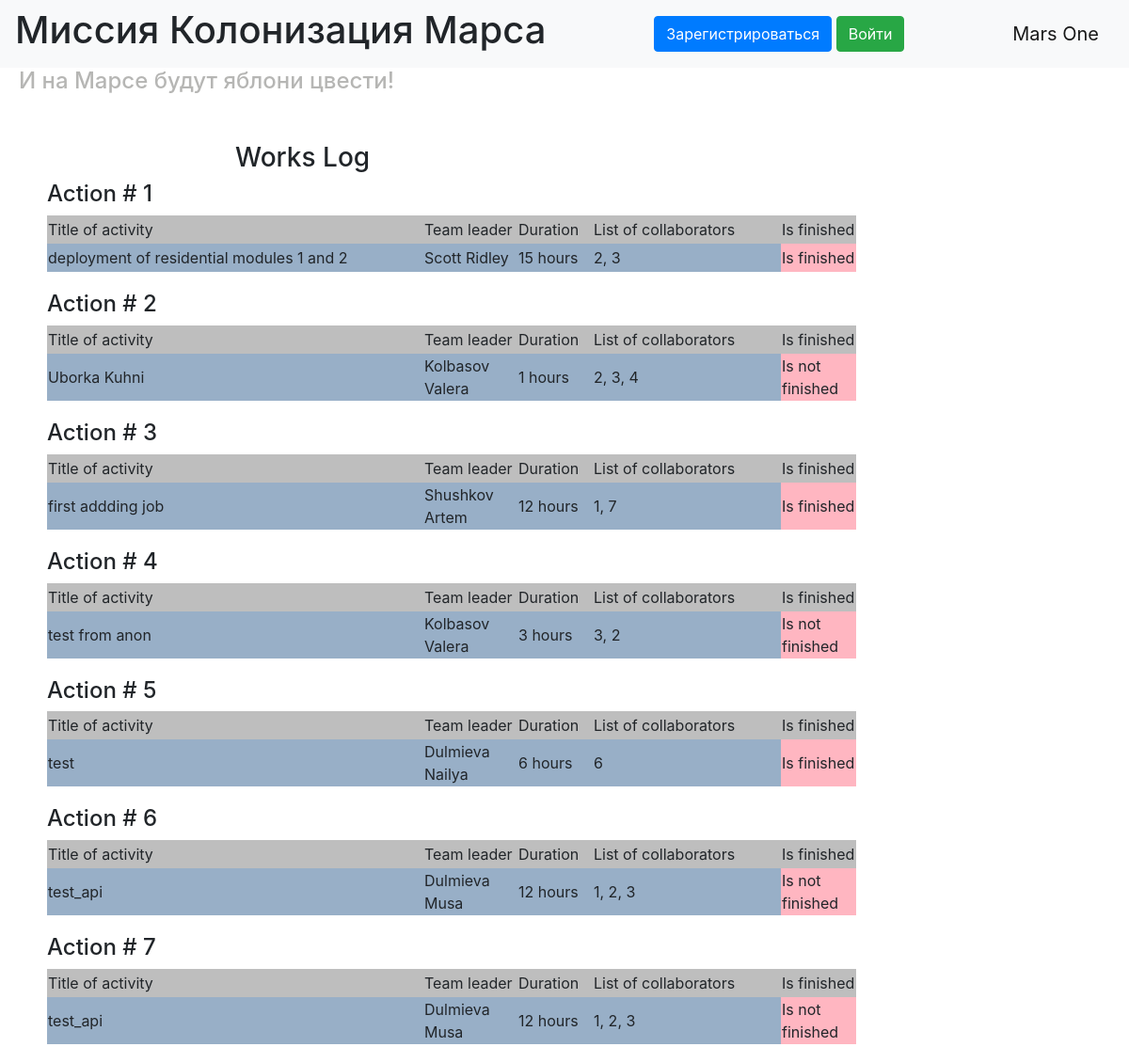
Before: / with the older database file.
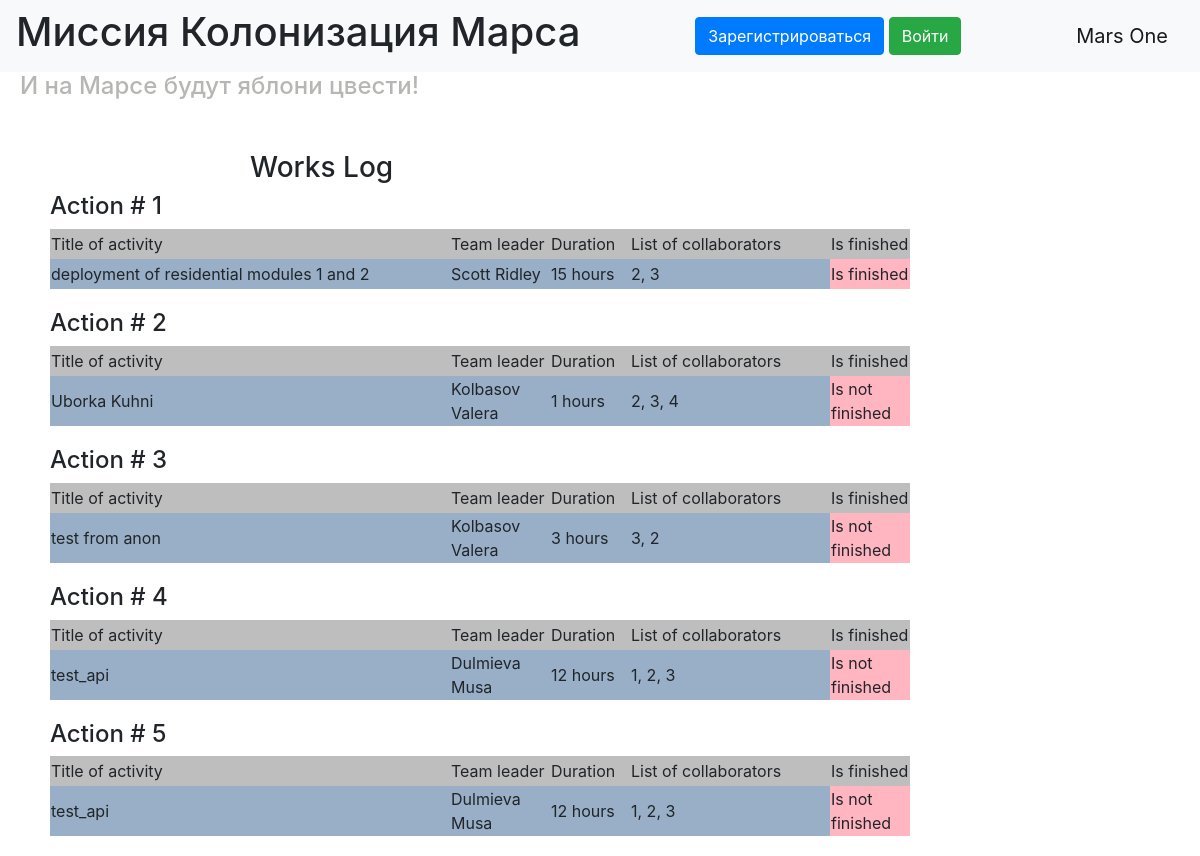
After: the same page with the newer database file.
### data/jobs.py (models this page shows)
class Jobs(SqlAlchemyBase, SerializerMixin):
    __tablename__ = 'jobs'
    id = sqlalchemy.Column(sqlalchemy.Integer,
                           primary_key=True, autoincrement=True)
    team_leader = sqlalchemy.Column(sqlalchemy.Integer,
                                    sqlalchemy.ForeignKey("users.id"))
    job = sqlalchemy.Column(sqlalchemy.String, nullable=True)
    work_size = sqlalchemy.Column(sqlalchemy.Integer, nullable=True)
    collaborators = sqlalchemy.Column(sqlalchemy.String, nullable=True)
    start_date = sqlalchemy.Column(sqlalchemy.DateTime, default=datetime.datetime.now)
    end_date = sqlalchemy.Column(sqlalchemy.DateTime)
    is_finished = sqlalchemy.Column(sqlalchemy.Boolean, default=True)

### main_old.py (the view)
@app.route("/")
def index():
    jobs = []
    for job in db_sess.query(Jobs).all():
        user = db_sess.query(User).filter(User.id == job.team_leader).first()
        name = user.surname + ' ' + user.name
        jobs.append((job.job, name, f'{job.work_size} hours', job.collaborators,
                     'Is finished' if job.is_finished else 'Is not finished',
                     current_user.is_authenticated and (job.team_leader == current_user.id or current_user.id == 1),
                     job.id))
    return render_template("index.html", style=url_for('static', filename='css/style.css'), jobs=jobs)

### templates/index.html (shortened to what this page needs)
{% extends "base.html" %}
{% block content %}
<div class="main_content">
    <h3 class="works_log">Works Log</h3>
    {% for job in jobs %}
        <h4>Action # {{loop.index}}</h4>
        <table class="job_table">
            <tr class="cap">
                <td width="400px" height="20px">Title of activity</td>
                <td width="100px" height="20px">Team leader</td>
                <td width="80px" height="20px">Duration</td>
                <td width="200px" height="20px">List of collaborators</td>
                <td width="80px" height="30px">Is finished</td>
            </tr>
            <tr class="info">
                <td width="400px" height="20px">{{job[0]}}</td>
                <td width="100px" height="20px">{{job[1]}}</td>
                <td width="80px" height="20px">{{job[2]}}</td>
                <td width="200px" height="20px">{{job[3]}}</td>
                <td width="80px" height="30px" class="is_finished_info">{{job[4]}}</td>
            </tr>
        </table>
    {% endfor %}
</div>
{% endblock %}
{% block style_block %}
<link href={{style}} rel="stylesheet" type="text/css">
{% endblock %}

### templates/base.html (shortened to what this page needs)
<!doctype html>
<html lang="en">
<head>
    <link rel="stylesheet"
          href="https://stackpath.bootstrapcdn.com/bootstrap/4.4.1/css/bootstrap.min.css"
>
    {% block style_block %}{% endblock %}
</head>
<body>
    <nav class="navbar navbar-light bg-light">
        <H1>Миссия Колонизация Марса</H1>
        {% if current_user.is_authenticated %}
            <p>
                <a class="btn btn-primary " href="/addjob">Add job</a>
            </p>
            <a class="navbar-brand" href="/logout">{{ current_user.surname }} {{ current_user.name }}</a>
        {% else %}
            <p>
                <a class="btn btn-primary " href="/register">Зарегистрироваться</a>
                <a class="btn btn-success" href="/login">Войти</a>
            </p>
        {% endif %}
        <a class="navbar-brand" href="/">Mars One</a>
    </nav>
    <H4 class="apple">И на Марсе будут яблони цвести!</H4>
    {% block content %}{% endblock %}
</body>
</html>

### static/css/style.css (style rules this page uses)
.works_log { margin-left: 200px; }
.main_content { margin-left: 50px; margin-top: 50px; }
.cap { background-color: #BEBEBE; }
.apple { margin-left: 20px; color: #B6B6B4; }
.info { background-color: #98AFC7; }
.is_finished_info { background-color: #ffb6c1; }
.job_table { margin-bottom: 20px; }
p { margin-bottom: 1px; }

Changed rows visible on the page:
removed Jobs: job "first addding job", job "Shushkov Artem", job "12 hours", collaborators "1, 7", job "Is finished"
removed Jobs: job "test", job "Dulmieva Nailya", job "6 hours", work_size "6", job "Is finished"
